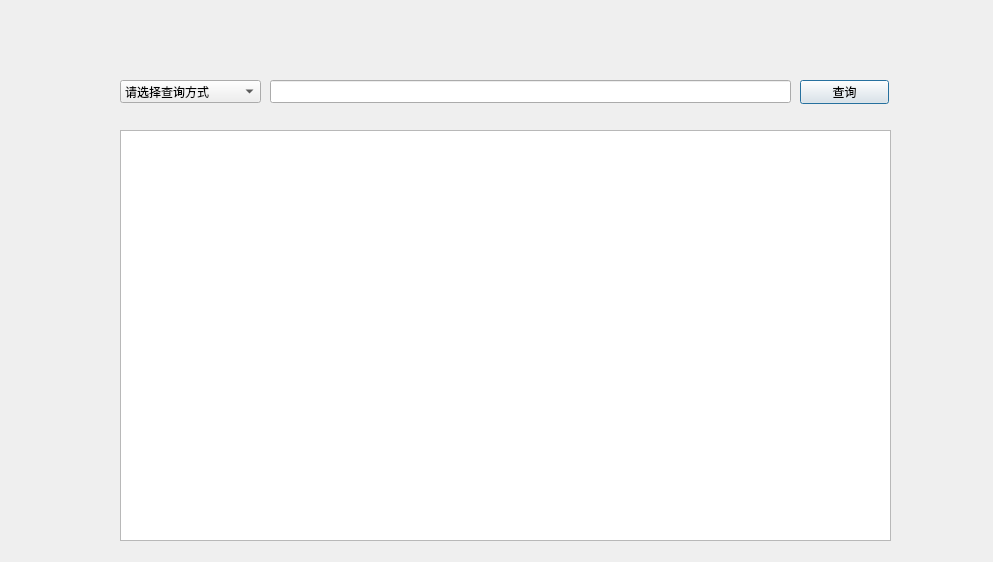
<?xml version="1.0" encoding="UTF-8"?>
<ui version="4.0">
 <class>query</class>
 <widget class="QDialog" name="query">
  <property name="geometry">
   <rect>
    <x>0</x>
    <y>0</y>
    <width>993</width>
    <height>562</height>
   </rect>
  </property>
  <property name="windowTitle">
   <string>Dialog</string>
  </property>
  <widget class="QTableView" name="tableView">
   <property name="geometry">
    <rect>
     <x>120</x>
     <y>130</y>
     <width>771</width>
     <height>411</height>
    </rect>
   </property>
  </widget>
  <widget class="QLineEdit" name="data">
   <property name="geometry">
    <rect>
     <x>270</x>
     <y>80</y>
     <width>521</width>
     <height>23</height>
    </rect>
   </property>
  </widget>
  <widget class="QComboBox" name="comboBox">
   <property name="geometry">
    <rect>
     <x>120</x>
     <y>80</y>
     <width>141</width>
     <height>23</height>
    </rect>
   </property>
   <item>
    <property name="text">
     <string>请选择查询方式</string>
    </property>
   </item>
   <item>
    <property name="text">
     <string>按学号查询</string>
    </property>
   </item>
   <item>
    <property name="text">
     <string>按姓名查询</string>
    </property>
   </item>
   <item>
    <property name="text">
     <string>按专业查询</string>
    </property>
   </item>
   <item>
    <property name="text">
     <string>按班级查询</string>
    </property>
   </item>
  </widget>
  <widget class="QPushButton" name="pushButton">
   <property name="geometry">
    <rect>
     <x>800</x>
     <y>80</y>
     <width>89</width>
     <height>24</height>
    </rect>
   </property>
   <property name="text">
    <string>查询</string>
   </property>
  </widget>
 </widget>
 <resources/>
 <connections/>
</ui>
